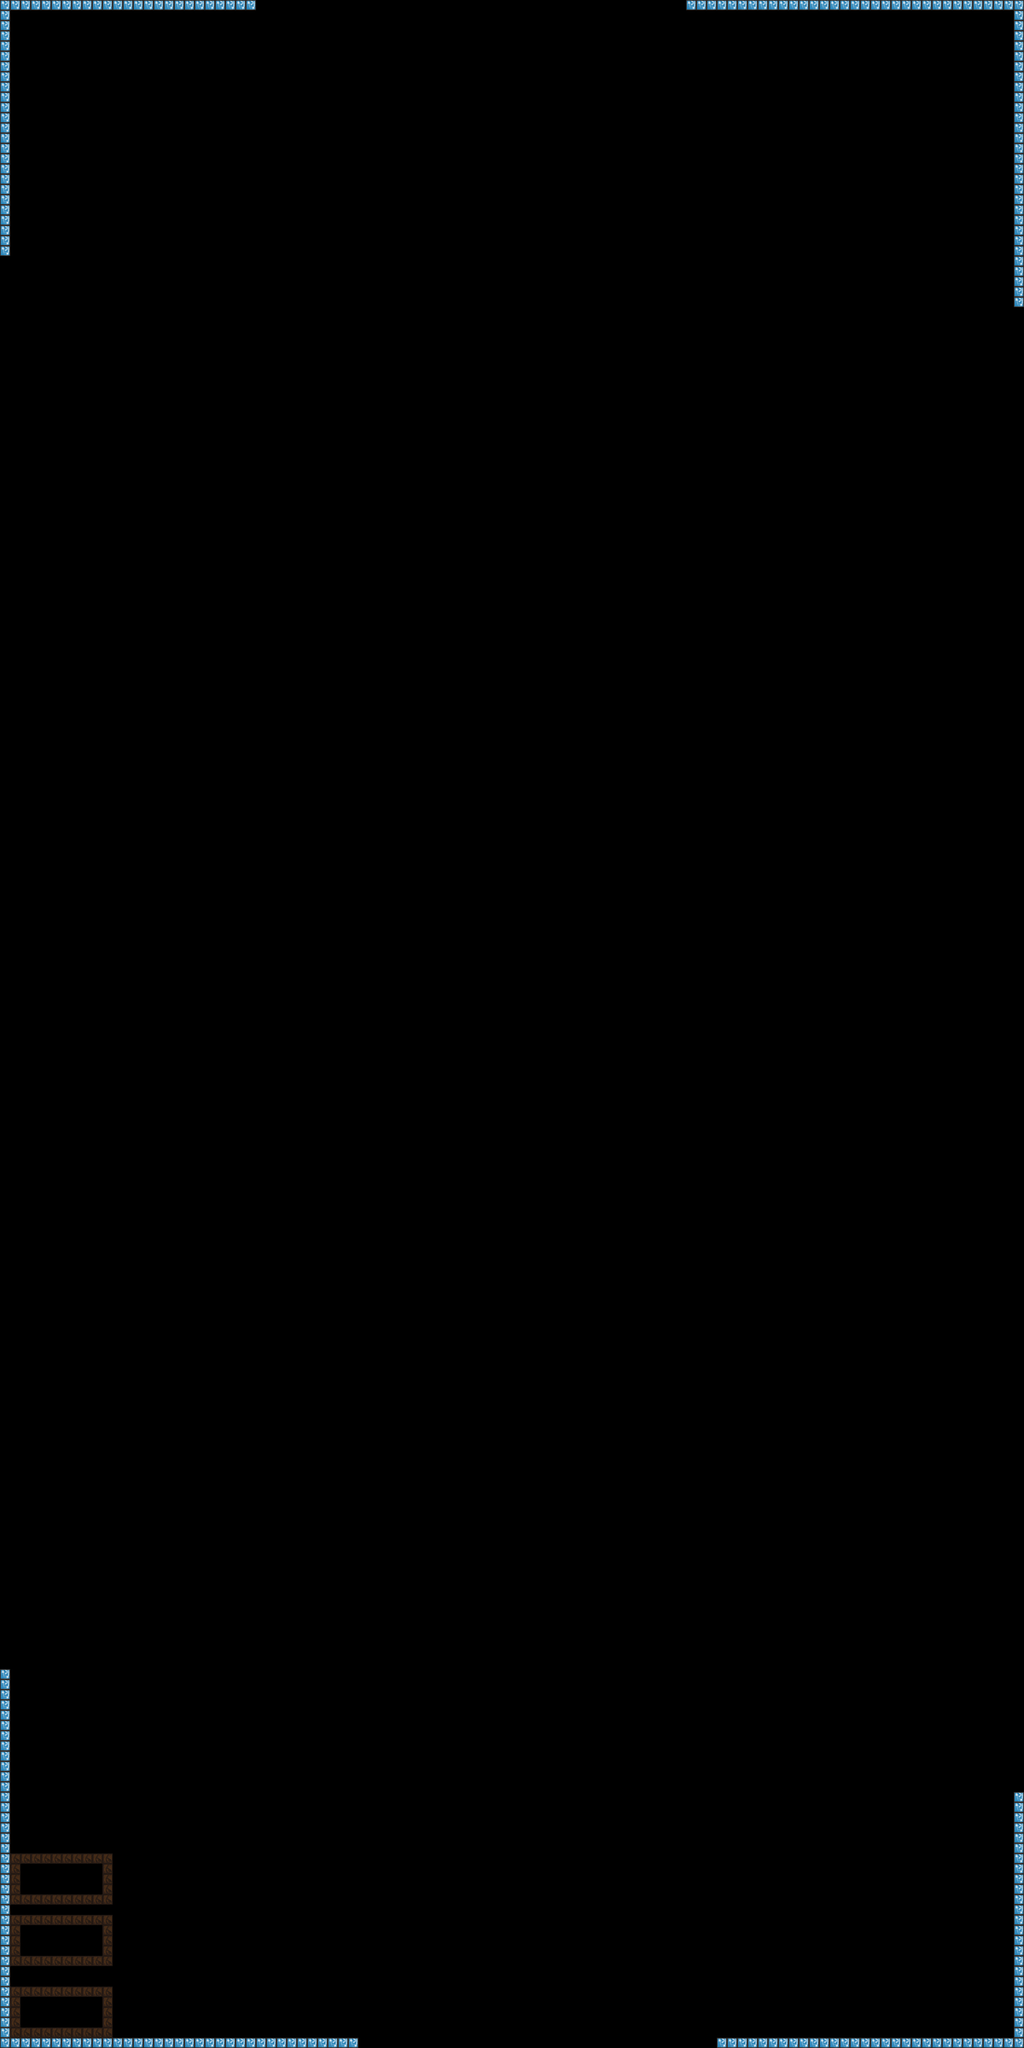

A level layout from a 2D game, rendered from its tile map. Below: a short description, then the map file with tile-grid data replaced by summaries:
An orthogonal 100x200 tile map with 24x24 px tiles, 1 tile layer (Tile Layer 1).

<map version="1.0" orientation="orthogonal" renderorder="right-down" width="100" height="200" tilewidth="24" tileheight="24" nextobjectid="1">
 <tileset firstgid="1" name="basic_bricks" tilewidth="24" tileheight="24" tilecount="16" columns="16">
  <image source="Bricks/new_basic/basic_bricks.png" width="384" height="24" />
 </tileset>
 <layer name="Tile Layer 1" width="100" height="200">
  <data>[20000 cells, 314 non-empty, 2 distinct tile ids]</data>
 </layer>
</map>
